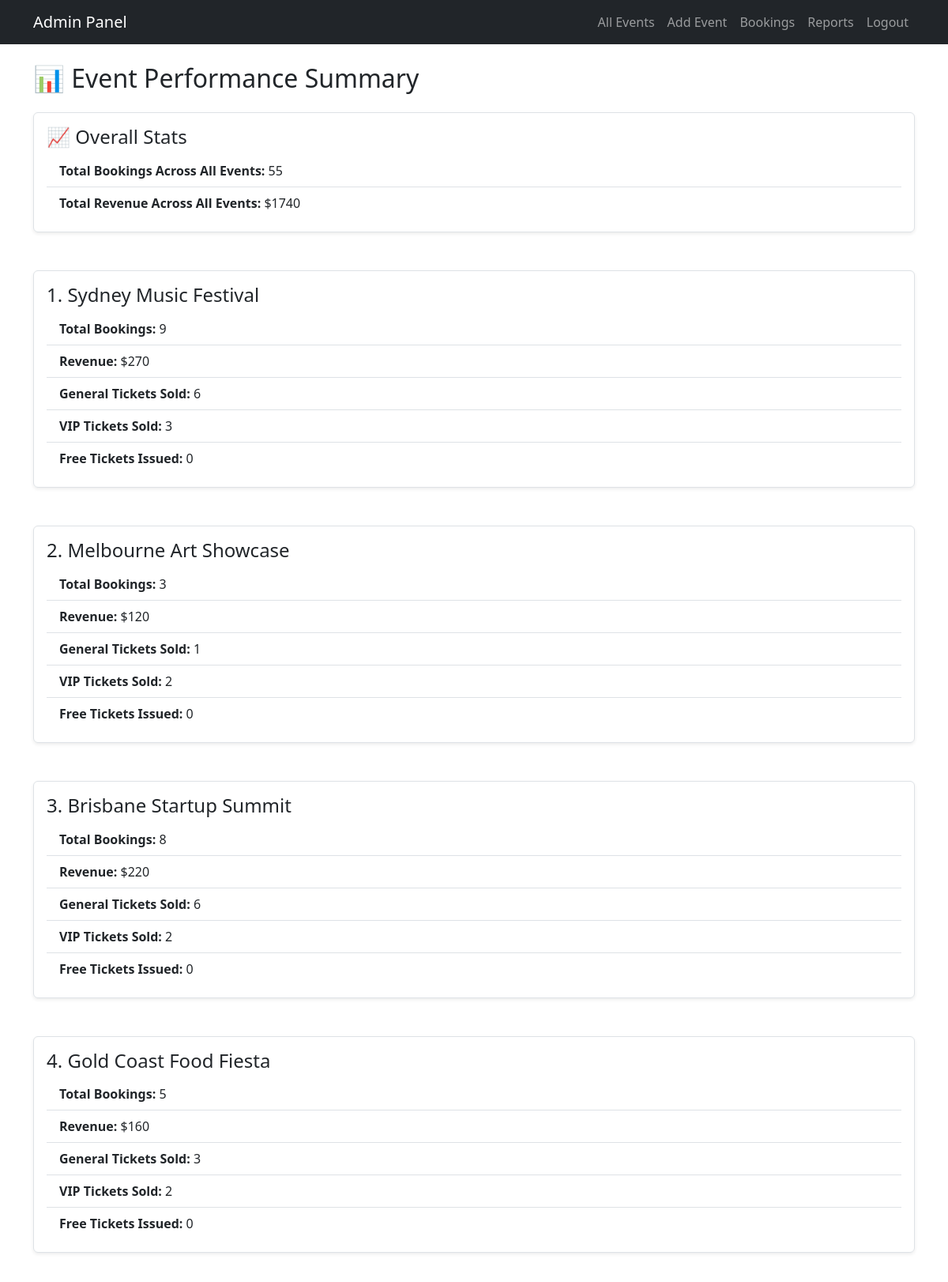
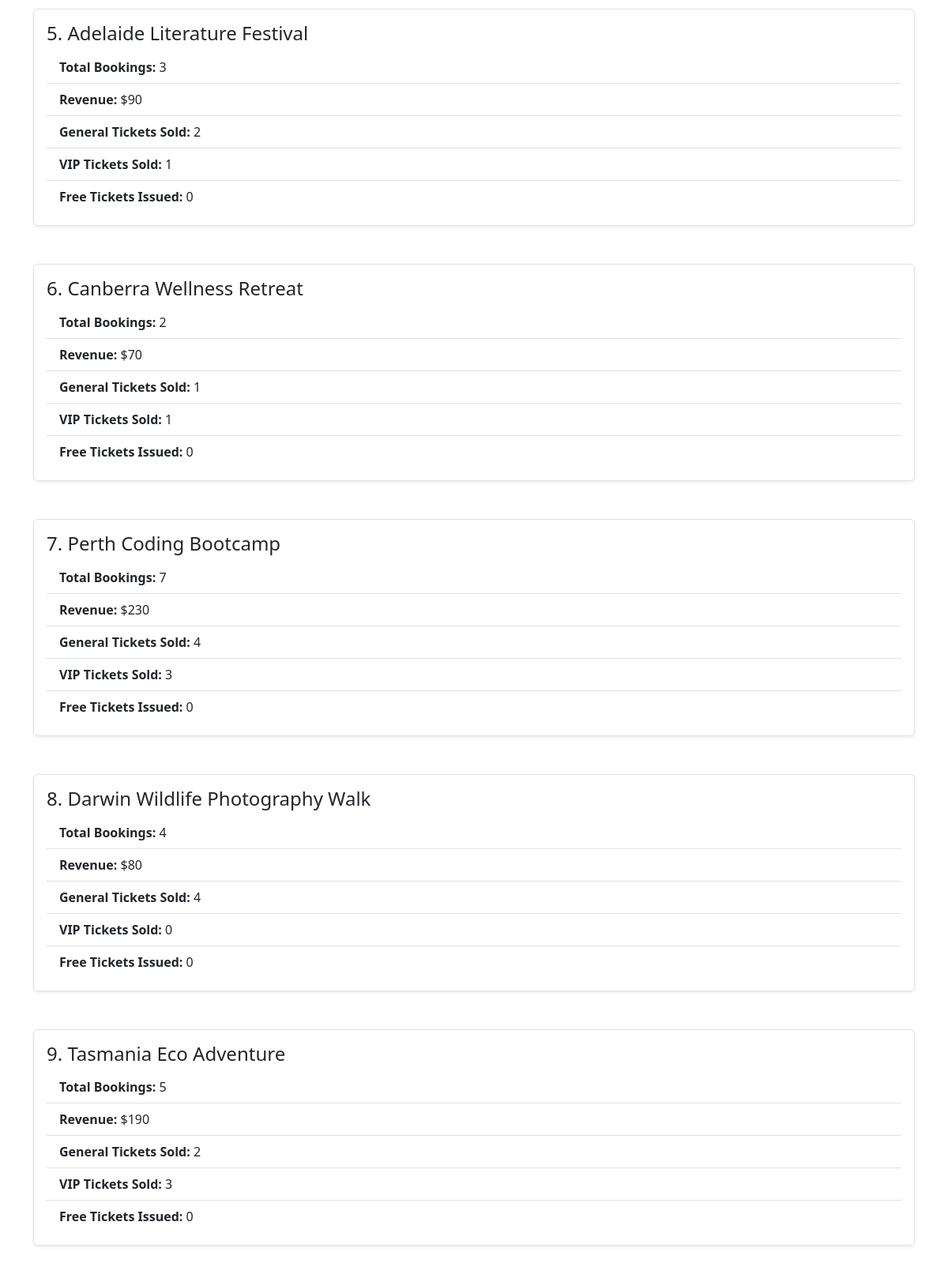
The app's page /admin/reports (signed in, upper part) with its own data (2 pictures, top to bottom).
### app.py (models this page shows)
class Event(db.Model):
    id = db.Column(db.Integer, primary_key=True)
    title = db.Column(db.String(100), nullable=False)
    category = db.Column(db.String(50))
    desc = db.Column(db.String(200))
    image = db.Column(db.String(100))
    date = db.Column(db.String(50))
    time = db.Column(db.String(50))
    location = db.Column(db.String(100))
    price = db.Column(db.String(20))
    full_desc = db.Column(db.Text)

### app.py (the view)
@app.route('/admin/reports')
def admin_reports():
    if not session.get('admin_logged_in'):
        return redirect(url_for('admin_login'))
    events = Event.query.all()
    report_data = []
    total_bookings_all = 0
    total_revenue_all = 0
    for event in events:
        bookings = event.bookings
        total_bookings = len(bookings)
        revenue = 0
        ticket_counts = {'General': 0, 'VIP': 0, 'Free': 0}
        for b in bookings:
            if b.ticket_type == 'General':
                revenue += 20
                ticket_counts['General'] += 1
            elif b.ticket_type == 'VIP':
                revenue += 50
                ticket_counts['VIP'] += 1
            elif b.ticket_type == 'Free':
                ticket_counts['Free'] += 1
        total_bookings_all += total_bookings
        total_revenue_all += revenue
        report_data.append({
            'title': event.title,
            'bookings': total_bookings,
            'revenue': revenue,
            'ticket_counts': ticket_counts
        })
    return render_template(
        'admin_reports.html',
        report_data=report_data,
        total_bookings_all=total_bookings_all,
        total_revenue_all=total_revenue_all
    )

### templates/admin_reports.html (shortened to what this page needs)
<!DOCTYPE html>
<html lang="en">
<head>
  <link href="https://cdn.jsdelivr.net/npm/bootstrap@5.3.0/dist/css/bootstrap.min.css" rel="stylesheet">
</head>
<body>
  {% include 'admin_nav.html' %}
  <div class="container mt-4">
    <h2 class="mb-4">📊 Event Performance Summary</h2>
  <div class="mb-5 p-3 border rounded shadow-sm">
    <h4>📈 Overall Stats</h4>
    <ul class="list-group list-group-flush">
      <li class="list-group-item"><strong>Total Bookings Across All Events:</strong> {{ total_bookings_all }}</li>
      <li class="list-group-item"><strong>Total Revenue Across All Events:</strong> ${{ total_revenue_all }}</li>
    </ul>
  </div>
  {% for data in report_data %}
    <div class="mb-5 p-3 border rounded shadow-sm">
      <h4>{{ loop.index }}. {{ data.title }}</h4>
      <ul class="list-group list-group-flush">
        <li class="list-group-item"><strong>Total Bookings:</strong> {{ data.bookings }}</li>
        <li class="list-group-item"><strong>Revenue:</strong> ${{ data.revenue }}</li>
        <li class="list-group-item"><strong>General Tickets Sold:</strong> {{ data.ticket_counts['General'] }}</li>
        <li class="list-group-item"><strong>VIP Tickets Sold:</strong> {{ data.ticket_counts['VIP'] }}</li>
        <li class="list-group-item"><strong>Free Tickets Issued:</strong> {{ data.ticket_counts['Free'] }}</li>
      </ul>
    </div>
  {% else %}
    <div class="alert alert-warning">No events found.</div>
  {% endfor %}
</div>
</body>
</html>

### records on screen
Event: title "Sydney Music Festival", bookings "9", revenue "270", ticket_counts.General "6", ticket_counts.VIP "3", ticket_counts.Free "0"
Event: title "Melbourne Art Showcase", bookings "3", revenue "120", ticket_counts.General "1", ticket_counts.VIP "2", ticket_counts.Free "0"
Event: title "Brisbane Startup Summit", bookings "8", revenue "220", ticket_counts.General "6", ticket_counts.VIP "2", ticket_counts.Free "0"
Event: title "Gold Coast Food Fiesta", bookings "5", revenue "160", ticket_counts.General "3", ticket_counts.VIP "2", ticket_counts.Free "0"
Event: title "Adelaide Literature Festival", bookings "3", revenue "90", ticket_counts.General "2", ticket_counts.VIP "1", ticket_counts.Free "0"
Event: title "Canberra Wellness Retreat", bookings "2", revenue "70", ticket_counts.General "1", ticket_counts.VIP "1", ticket_counts.Free "0"
Event: title "Perth Coding Bootcamp", bookings "7", revenue "230", ticket_counts.General "4", ticket_counts.VIP "3", ticket_counts.Free "0"
Event: title "Darwin Wildlife Photography Walk", bookings "4", revenue "80", ticket_counts.General "4", ticket_counts.VIP "0", ticket_counts.Free "0"
Event: title "Tasmania Eco Adventure", bookings "5", revenue "190", ticket_counts.General "2", ticket_counts.VIP "3", ticket_counts.Free "0"

### other values on screen
{{ total_bookings_all }} "55"
{{ total_revenue_all }} "1740"
